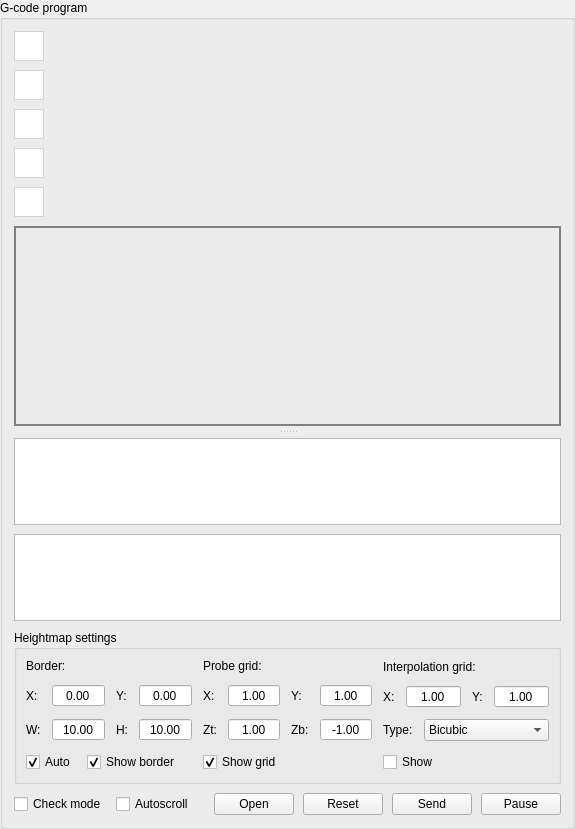
     <widget class="QGroupBox" name="grpProgram">
      <property name="title">
       <string>G-code program</string>
      </property>
      <property name="flat">
       <bool>false</bool>
      </property>
      <layout class="QVBoxLayout" name="verticalLayout_17" stretch="0,0,0,0,0,1,0,0">
       <property name="spacing">
        <number>9</number>
       </property>
       <item>
        <widget class="QToolButton" name="cmdIsometric">
         <property name="minimumSize">
          <size>
           <width>30</width>
           <height>30</height>
          </size>
         </property>
         <property name="toolTip">
          <string>Isometric view</string>
         </property>
         <property name="autoFillBackground">
          <bool>false</bool>
         </property>
         <property name="styleSheet">
          <string notr="true">QToolButton { /* all types of tool button */
	color: lightgray;
	border: 1px solid lightgray;
	border-radius: 0px;
	background-color: white;
}

QToolButton:hover { /* all types of tool button */
	border: 1px solid gray;
	color: gray;
}

QToolButton:pressed {
}

QToolButton:checked { /* all types of tool button */
}</string>
         </property>
         <property name="text">
          <string/>
         </property>
         <property name="icon">
          <iconset resource="res.qrc">
           <normaloff>:/images/cube.png</normaloff>:/images/cube.png</iconset>
         </property>
         <property name="iconSize">
          <size>
           <width>20</width>
           <height>20</height>
          </size>
         </property>
        </widget>
       </item>
       <item>
        <widget class="QToolButton" name="cmdTop">
         <property name="minimumSize">
          <size>
           <width>30</width>
           <height>30</height>
          </size>
         </property>
         <property name="toolTip">
          <string>Top view</string>
         </property>
         <property name="autoFillBackground">
          <bool>false</bool>
         </property>
         <property name="styleSheet">
          <string notr="true">QToolButton { /* all types of tool button */
	color: lightgray;
	border: 1px solid lightgray;
	border-radius: 0px;
	background-color: white;
}

QToolButton:hover { /* all types of tool button */
	border: 1px solid gray;
	color: gray;
}

QToolButton:pressed {
}

QToolButton:checked { /* all types of tool button */
}</string>
         </property>
         <property name="text">
          <string/>
         </property>
         <property name="icon">
          <iconset resource="res.qrc">
           <normaloff>:/images/cubeTop.png</normaloff>:/images/cubeTop.png</iconset>
         </property>
         <property name="iconSize">
          <size>
           <width>20</width>
           <height>20</height>
          </size>
         </property>
        </widget>
       </item>
       <item>
        <widget class="QToolButton" name="cmdFront">
         <property name="minimumSize">
          <size>
           <width>30</width>
           <height>30</height>
          </size>
         </property>
         <property name="toolTip">
          <string>Front view</string>
         </property>
         <property name="autoFillBackground">
          <bool>false</bool>
         </property>
         <property name="styleSheet">
          <string notr="true">QToolButton { /* all types of tool button */
	color: lightgray;
	border: 1px solid lightgray;
	border-radius: 0px;
	background-color: white;
}

QToolButton:hover { /* all types of tool button */
	border: 1px solid gray;
	color: gray;
}

QToolButton:pressed {
}

QToolButton:checked { /* all types of tool button */
}</string>
         </property>
         <property name="text">
          <string/>
         </property>
         <property name="icon">
          <iconset resource="res.qrc">
           <normaloff>:/images/cubeFront.png</normaloff>:/images/cubeFront.png</iconset>
         </property>
         <property name="iconSize">
          <size>
           <width>20</width>
           <height>20</height>
          </size>
         </property>
        </widget>
       </item>
       <item>
        <widget class="QToolButton" name="cmdLeft">
         <property name="minimumSize">
          <size>
           <width>30</width>
           <height>30</height>
          </size>
         </property>
         <property name="toolTip">
          <string>Left view</string>
         </property>
         <property name="autoFillBackground">
          <bool>false</bool>
         </property>
         <property name="styleSheet">
          <string notr="true">QToolButton { /* all types of tool button */
	color: lightgray;
	border: 1px solid lightgray;
	border-radius: 0px;
	background-color: white;
}

QToolButton:hover { /* all types of tool button */
	border: 1px solid gray;
	color: gray;
}

QToolButton:pressed {
}

QToolButton:checked { /* all types of tool button */
}</string>
         </property>
         <property name="text">
          <string/>
         </property>
         <property name="icon">
          <iconset resource="res.qrc">
           <normaloff>:/images/cubeLeft.png</normaloff>:/images/cubeLeft.png</iconset>
         </property>
         <property name="iconSize">
          <size>
           <width>20</width>
           <height>20</height>
          </size>
         </property>
        </widget>
       </item>
       <item>
        <widget class="QToolButton" name="cmdFit">
         <property name="minimumSize">
          <size>
           <width>30</width>
           <height>30</height>
          </size>
         </property>
         <property name="toolTip">
          <string>Fit</string>
         </property>
         <property name="autoFillBackground">
          <bool>false</bool>
         </property>
         <property name="styleSheet">
          <string notr="true">QToolButton { /* all types of tool button */
	color: lightgray;
	border: 1px solid lightgray;
	border-radius: 0px;
	background-color: white;
}

QToolButton:hover { /* all types of tool button */
	border: 1px solid gray;
	color: gray;
}

QToolButton:pressed {
}

QToolButton:checked { /* all types of tool button */
}</string>
         </property>
         <property name="text">
          <string/>
         </property>
         <property name="icon">
          <iconset resource="res.qrc">
           <normaloff>:/images/fit_1.png</normaloff>:/images/fit_1.png</iconset>
         </property>
         <property name="iconSize">
          <size>
           <width>20</width>
           <height>20</height>
          </size>
         </property>
        </widget>
       </item>
       <item>
        <widget class="QSplitter" name="splitter">
         <property name="orientation">
          <enum>Qt::Vertical</enum>
         </property>
         <property name="handleWidth">
          <number>12</number>
         </property>
         <widget class="QWidget" name="frame" native="true">
          <property name="sizePolicy">
           <sizepolicy hsizetype="Preferred" vsizetype="Minimum">
            <horstretch>0</horstretch>
            <verstretch>0</verstretch>
           </sizepolicy>
          </property>
          <property name="minimumSize">
           <size>
            <width>0</width>
            <height>200</height>
           </size>
          </property>
          <property name="styleSheet">
           <string notr="true">border: 1px solid gray;</string>
          </property>
          <layout class="QVBoxLayout" name="verticalLayout_8">
           <property name="leftMargin">
            <number>1</number>
           </property>
           <property name="topMargin">
            <number>1</number>
           </property>
           <property name="rightMargin">
            <number>1</number>
           </property>
           <property name="bottomMargin">
            <number>1</number>
           </property>
           <item>
            <widget class="GLWidget" name="glwVisualizer" native="true"/>
           </item>
          </layout>
         </widget>
         <widget class="QWidget" name="layoutWidget">
          <layout class="QVBoxLayout" name="verticalLayout_7">
           <property name="spacing">
            <number>9</number>
           </property>
           <item>
            <widget class="QTableView" name="tblProgram">
             <property name="font">
              <font>
               <pointsize>9</pointsize>
              </font>
             </property>
             <property name="contextMenuPolicy">
              <enum>Qt::CustomContextMenu</enum>
             </property>
             <property name="editTriggers">
              <set>QAbstractItemView::AnyKeyPressed|QAbstractItemView::DoubleClicked|QAbstractItemView::EditKeyPressed|QAbstractItemView::SelectedClicked</set>
             </property>
             <property name="selectionMode">
              <enum>QAbstractItemView::ContiguousSelection</enum>
             </property>
             <property name="selectionBehavior">
              <enum>QAbstractItemView::SelectRows</enum>
             </property>
             <property name="gridStyle">
              <enum>Qt::DashLine</enum>
             </property>
             <attribute name="horizontalHeaderHighlightSections">
              <bool>false</bool>
             </attribute>
             <attribute name="horizontalHeaderMinimumSectionSize">
              <number>50</number>
             </attribute>
             <attribute name="verticalHeaderVisible">
              <bool>false</bool>
             </attribute>
            </widget>
           </item>
           <item>
            <widget class="QTableView" name="tblHeightMap">
             <property name="alternatingRowColors">
              <bool>true</bool>
             </property>
             <property name="selectionMode">
              <enum>QAbstractItemView::SingleSelection</enum>
             </property>
             <property name="gridStyle">
              <enum>Qt::DashLine</enum>
             </property>
             <attribute name="horizontalHeaderVisible">
              <bool>false</bool>
             </attribute>
             <attribute name="horizontalHeaderDefaultSectionSize">
              <number>60</number>
             </attribute>
             <attribute name="horizontalHeaderHighlightSections">
              <bool>false</bool>
             </attribute>
             <attribute name="verticalHeaderVisible">
              <bool>false</bool>
             </attribute>
            </widget>
           </item>
          </layout>
         </widget>
        </widget>
       </item>
       <item>
        <widget class="QGroupBox" name="grpHeightMapSettings">
         <property name="title">
          <string>Heightmap settings</string>
         </property>
         <layout class="QHBoxLayout" name="horizontalLayout_20" stretch="1,1,1">
          <property name="spacing">
           <number>11</number>
          </property>
          <item>
           <layout class="QVBoxLayout" name="verticalLayout_18">
            <item>
             <widget class="QLabel" name="label_5">
              <property name="text">
               <string>Border:</string>
              </property>
             </widget>
            </item>
            <item>
             <layout class="QGridLayout" name="gridLayout">
              <item row="0" column="0">
               <widget class="QLabel" name="label_6">
                <property name="text">
                 <string>X:</string>
                </property>
               </widget>
              </item>
              <item row="0" column="1">
               <widget class="QDoubleSpinBox" name="txtHeightMapBorderX">
                <property name="sizePolicy">
                 <sizepolicy hsizetype="Expanding" vsizetype="Fixed">
                  <horstretch>0</horstretch>
                  <verstretch>0</verstretch>
                 </sizepolicy>
                </property>
                <property name="locale">
                 <locale language="C" country="AnyCountry"/>
                </property>
                <property name="alignment">
                 <set>Qt::AlignCenter</set>
                </property>
                <property name="buttonSymbols">
                 <enum>QAbstractSpinBox::NoButtons</enum>
                </property>
                <property name="minimum">
                 <double>-999.000000000000000</double>
                </property>
                <property name="maximum">
                 <double>999.000000000000000</double>
                </property>
               </widget>
              </item>
              <item row="1" column="3">
               <widget class="QDoubleSpinBox" name="txtHeightMapBorderHeight">
                <property name="sizePolicy">
                 <sizepolicy hsizetype="Expanding" vsizetype="Fixed">
                  <horstretch>0</horstretch>
                  <verstretch>0</verstretch>
                 </sizepolicy>
                </property>
                <property name="locale">
                 <locale language="C" country="AnyCountry"/>
                </property>
                <property name="alignment">
                 <set>Qt::AlignCenter</set>
                </property>
                <property name="buttonSymbols">
                 <enum>QAbstractSpinBox::NoButtons</enum>
                </property>
                <property name="minimum">
                 <double>-999.000000000000000</double>
                </property>
                <property name="maximum">
                 <double>999.000000000000000</double>
                </property>
                <property name="value">
                 <double>10.000000000000000</double>
                </property>
               </widget>
              </item>
              <item row="1" column="2">
               <widget class="QLabel" name="label_9">
                <property name="text">
                 <string>H:</string>
                </property>
               </widget>
              </item>
              <item row="1" column="1">
               <widget class="QDoubleSpinBox" name="txtHeightMapBorderWidth">
                <property name="sizePolicy">
                 <sizepolicy hsizetype="Expanding" vsizetype="Fixed">
                  <horstretch>0</horstretch>
                  <verstretch>0</verstretch>
                 </sizepolicy>
                </property>
                <property name="locale">
                 <locale language="C" country="AnyCountry"/>
                </property>
                <property name="alignment">
                 <set>Qt::AlignCenter</set>
                </property>
                <property name="buttonSymbols">
                 <enum>QAbstractSpinBox::NoButtons</enum>
                </property>
                <property name="minimum">
                 <double>-999.000000000000000</double>
                </property>
                <property name="maximum">
                 <double>999.000000000000000</double>
                </property>
                <property name="value">
                 <double>10.000000000000000</double>
                </property>
               </widget>
              </item>
              <item row="1" column="0">
               <widget class="QLabel" name="label_8">
                <property name="text">
                 <string>W:</string>
                </property>
               </widget>
              </item>
              <item row="0" column="2">
               <widget class="QLabel" name="label_7">
                <property name="text">
                 <string>Y:</string>
                </property>
               </widget>
              </item>
              <item row="0" column="3">
               <widget class="QDoubleSpinBox" name="txtHeightMapBorderY">
                <property name="sizePolicy">
                 <sizepolicy hsizetype="Expanding" vsizetype="Fixed">
                  <horstretch>0</horstretch>
                  <verstretch>0</verstretch>
                 </sizepolicy>
                </property>
                <property name="locale">
                 <locale language="C" country="AnyCountry"/>
                </property>
                <property name="alignment">
                 <set>Qt::AlignCenter</set>
                </property>
                <property name="buttonSymbols">
                 <enum>QAbstractSpinBox::NoButtons</enum>
                </property>
                <property name="minimum">
                 <double>-999.000000000000000</double>
                </property>
                <property name="maximum">
                 <double>999.000000000000000</double>
                </property>
               </widget>
              </item>
             </layout>
            </item>
            <item>
             <layout class="QHBoxLayout" name="horizontalLayout_18">
              <item>
               <widget class="QCheckBox" name="chkHeightMapBorderAuto">
                <property name="text">
                 <string>Auto</string>
                </property>
                <property name="checked">
                 <bool>true</bool>
                </property>
               </widget>
              </item>
              <item>
               <widget class="QCheckBox" name="chkHeightMapBorderShow">
                <property name="text">
                 <string>Show border</string>
                </property>
                <property name="checked">
                 <bool>true</bool>
                </property>
               </widget>
              </item>
              <item>
               <spacer name="horizontalSpacer">
                <property name="orientation">
                 <enum>Qt::Horizontal</enum>
                </property>
                <property name="sizeHint" stdset="0">
                 <size>
                  <width>40</width>
                  <height>20</height>
                 </size>
                </property>
               </spacer>
              </item>
             </layout>
            </item>
           </layout>
          </item>
          <item>
           <layout class="QVBoxLayout" name="verticalLayout_19">
            <item>
             <widget class="QLabel" name="label_10">
              <property name="text">
               <string>Probe grid:</string>
              </property>
             </widget>
            </item>
            <item>
             <layout class="QGridLayout" name="gridLayout_4">
              <item row="0" column="0">
               <widget class="QLabel" name="label_12">
                <property name="text">
                 <string>X:</string>
                </property>
               </widget>
              </item>
              <item row="0" column="1">
               <widget class="QDoubleSpinBox" name="txtHeightMapGridX">
                <property name="sizePolicy">
                 <sizepolicy hsizetype="Expanding" vsizetype="Fixed">
                  <horstretch>0</horstretch>
                  <verstretch>0</verstretch>
                 </sizepolicy>
                </property>
                <property name="locale">
                 <locale language="C" country="AnyCountry"/>
                </property>
                <property name="alignment">
                 <set>Qt::AlignCenter</set>
                </property>
                <property name="buttonSymbols">
                 <enum>QAbstractSpinBox::NoButtons</enum>
                </property>
                <property name="value">
                 <double>1.000000000000000</double>
                </property>
               </widget>
              </item>
              <item row="1" column="2">
               <widget class="QLabel" name="label_11">
                <property name="text">
                 <string>Zb:</string>
                </property>
               </widget>
              </item>
              <item row="1" column="3">
               <widget class="QDoubleSpinBox" name="txtHeightMapGridZBottom">
                <property name="sizePolicy">
                 <sizepolicy hsizetype="Expanding" vsizetype="Fixed">
                  <horstretch>0</horstretch>
                  <verstretch>0</verstretch>
                 </sizepolicy>
                </property>
                <property name="locale">
                 <locale language="C" country="AnyCountry"/>
                </property>
                <property name="alignment">
                 <set>Qt::AlignCenter</set>
                </property>
                <property name="buttonSymbols">
                 <enum>QAbstractSpinBox::NoButtons</enum>
                </property>
                <property name="minimum">
                 <double>-999.000000000000000</double>
                </property>
                <property name="maximum">
                 <double>999.000000000000000</double>
                </property>
                <property name="value">
                 <double>-1.000000000000000</double>
                </property>
               </widget>
              </item>
              <item row="1" column="1">
               <widget class="QDoubleSpinBox" name="txtHeightMapGridZTop">
                <property name="sizePolicy">
                 <sizepolicy hsizetype="Expanding" vsizetype="Fixed">
                  <horstretch>0</horstretch>
                  <verstretch>0</verstretch>
                 </sizepolicy>
                </property>
                <property name="locale">
                 <locale language="C" country="AnyCountry"/>
                </property>
                <property name="alignment">
                 <set>Qt::AlignCenter</set>
                </property>
                <property name="buttonSymbols">
                 <enum>QAbstractSpinBox::NoButtons</enum>
                </property>
                <property name="minimum">
                 <double>-999.000000000000000</double>
                </property>
                <property name="maximum">
                 <double>999.000000000000000</double>
                </property>
                <property name="value">
                 <double>1.000000000000000</double>
                </property>
               </widget>
              </item>
              <item row="1" column="0">
               <widget class="QLabel" name="label_14">
                <property name="text">
                 <string>Zt:</string>
                </property>
               </widget>
              </item>
              <item row="0" column="2">
               <widget class="QLabel" name="label_13">
                <property name="text">
                 <string>Y:</string>
                </property>
               </widget>
              </item>
              <item row="0" column="3">
               <widget class="QDoubleSpinBox" name="txtHeightMapGridY">
                <property name="sizePolicy">
                 <sizepolicy hsizetype="Expanding" vsizetype="Fixed">
                  <horstretch>0</horstretch>
                  <verstretch>0</verstretch>
                 </sizepolicy>
                </property>
                <property name="locale">
                 <locale language="C" country="AnyCountry"/>
                </property>
                <property name="alignment">
                 <set>Qt::AlignCenter</set>
                </property>
                <property name="buttonSymbols">
                 <enum>QAbstractSpinBox::NoButtons</enum>
                </property>
                <property name="value">
                 <double>1.000000000000000</double>
                </property>
               </widget>
              </item>
             </layout>
            </item>
            <item>
             <layout class="QHBoxLayout" name="horizontalLayout_19">
              <item>
               <widget class="QCheckBox" name="chkHeightMapGridShow">
                <property name="text">
                 <string>Show grid</string>
                </property>
                <property name="checked">
                 <bool>true</bool>
                </property>
               </widget>
              </item>
              <item>
               <spacer name="horizontalSpacer_6">
                <property name="orientation">
                 <enum>Qt::Horizontal</enum>
                </property>
                <property name="sizeHint" stdset="0">
                 <size>
                  <width>40</width>
                  <height>20</height>
                 </size>
                </property>
               </spacer>
              </item>
             </layout>
            </item>
           </layout>
          </item>
          <item>
           <layout class="QVBoxLayout" name="verticalLayout_20">
            <item>
             <widget class="QLabel" name="label_16">
              <property name="text">
               <string>Interpolation grid:</string>
              </property>
             </widget>
            </item>
            <item>
             <layout class="QGridLayout" name="gridLayout_6">
              <item row="1" column="2">
               <widget class="QLabel" name="label_19">
                <property name="text">
                 <string>Y:</string>
                </property>
               </widget>
              </item>
              <item row="1" column="0">
               <widget class="QLabel" name="label_18">
                <property name="text">
                 <string>X:</string>
                </property>
               </widget>
              </item>
              <item row="1" column="1">
               <widget class="QDoubleSpinBox" name="txtHeightMapInterpolationStepX">
                <property name="sizePolicy">
                 <sizepolicy hsizetype="Expanding" vsizetype="Fixed">
                  <horstretch>0</horstretch>
                  <verstretch>0</verstretch>
                 </sizepolicy>
                </property>
                <property name="locale">
                 <locale language="C" country="AnyCountry"/>
                </property>
                <property name="alignment">
                 <set>Qt::AlignCenter</set>
                </property>
                <property name="buttonSymbols">
                 <enum>QAbstractSpinBox::NoButtons</enum>
                </property>
                <property name="value">
                 <double>1.000000000000000</double>
                </property>
               </widget>
              </item>
              <item row="1" column="3">
               <widget class="QDoubleSpinBox" name="txtHeightMapInterpolationStepY">
                <property name="sizePolicy">
                 <sizepolicy hsizetype="Expanding" vsizetype="Fixed">
                  <horstretch>0</horstretch>
                  <verstretch>0</verstretch>
                 </sizepolicy>
                </property>
                <property name="locale">
                 <locale language="C" country="AnyCountry"/>
                </property>
                <property name="alignment">
                 <set>Qt::AlignCenter</set>
                </property>
                <property name="buttonSymbols">
                 <enum>QAbstractSpinBox::NoButtons</enum>
                </property>
                <property name="value">
                 <double>1.000000000000000</double>
                </property>
               </widget>
              </item>
             </layout>
            </item>
            <item>
             <layout class="QHBoxLayout" name="horizontalLayout_23" stretch="0,0">
              <item>
               <widget class="QLabel" name="label_17">
                <property name="text">
                 <string>Type:</string>
                </property>
               </widget>
              </item>
              <item>
               <widget class="QComboBox" name="cboHeightMapInterpolationType">
                <property name="sizePolicy">
                 <sizepolicy hsizetype="Expanding" vsizetype="Fixed">
                  <horstretch>0</horstretch>
                  <verstretch>0</verstretch>
                 </sizepolicy>
                </property>
                <item>
                 <property name="text">
                  <string>Bicubic</string>
                 </property>
                </item>
               </widget>
              </item>
             </layout>
            </item>
            <item>
             <layout class="QHBoxLayout" name="horizontalLayout_24">
              <item>
               <widget class="QCheckBox" name="chkHeightMapInterpolationShow">
                <property name="text">
                 <string>Show</string>
                </property>
               </widget>
              </item>
              <item>
               <spacer name="horizontalSpacer_8">
                <property name="orientation">
                 <enum>Qt::Horizontal</enum>
                </property>
                <property name="sizeHint" stdset="0">
                 <size>
                  <width>40</width>
                  <height>20</height>
                 </size>
                </property>
               </spacer>
              </item>
             </layout>
            </item>
           </layout>
          </item>
         </layout>
        </widget>
       </item>
       <item>
        <layout class="QHBoxLayout" name="horizontalLayout_3">
         <item>
          <widget class="QCheckBox" name="chkTestMode">
           <property name="sizePolicy">
            <sizepolicy hsizetype="Preferred" vsizetype="Fixed">
             <horstretch>0</horstretch>
             <verstretch>0</verstretch>
            </sizepolicy>
           </property>
           <property name="minimumSize">
            <size>
             <width>22</width>
             <height>0</height>
            </size>
           </property>
           <property name="text">
            <string>Check mode</string>
           </property>
          </widget>
         </item>
         <item>
          <widget class="QCheckBox" name="chkAutoScroll">
           <property name="sizePolicy">
            <sizepolicy hsizetype="Preferred" vsizetype="Fixed">
             <horstretch>0</horstretch>
             <verstretch>0</verstretch>
            </sizepolicy>
           </property>
           <property name="minimumSize">
            <size>
             <width>22</width>
             <height>0</height>
            </size>
           </property>
           <property name="text">
            <string>Autoscroll</string>
           </property>
          </widget>
         </item>
         <item>
          <spacer name="spacerBot">
           <property name="orientation">
            <enum>Qt::Horizontal</enum>
           </property>
           <property name="sizeHint" stdset="0">
            <size>
             <width>8</width>
             <height>20</height>
            </size>
           </property>
          </spacer>
         </item>
         <item>
          <widget class="QPushButton" name="cmdFileOpen">
           <property name="text">
            <string>Open</string>
           </property>
          </widget>
         </item>
         <item>
          <widget class="QPushButton" name="cmdFileReset">
           <property name="text">
            <string>Reset</string>
           </property>
          </widget>
         </item>
         <item>
          <widget class="QPushButton" name="cmdFileSend">
           <property name="text">
            <string>Send</string>
           </property>
          </widget>
         </item>
         <item>
          <widget class="QPushButton" name="cmdFilePause">
           <property name="text">
            <string>Pause</string>
           </property>
           <property name="checkable">
            <bool>true</bool>
           </property>
          </widget>
         </item>
        </layout>
       </item>
      </layout>
     </widget>
